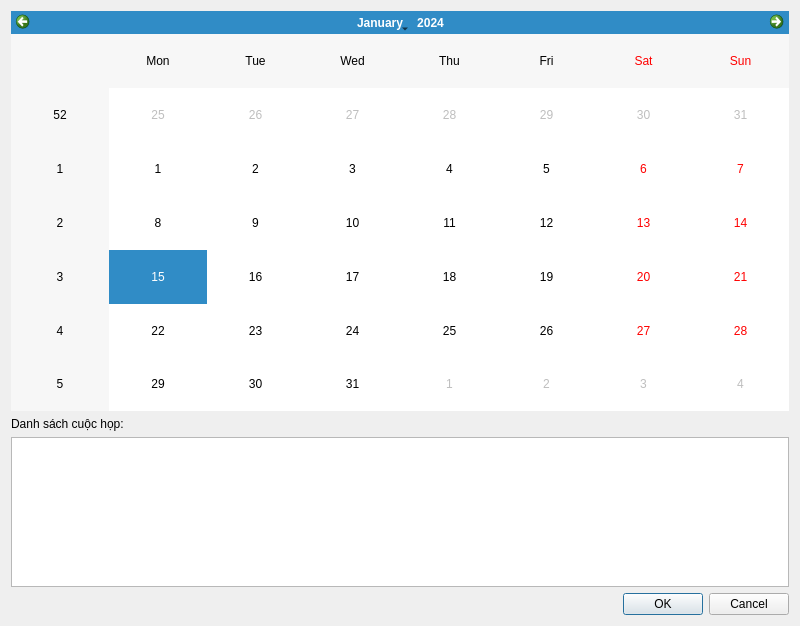
<?xml version="1.0" encoding="UTF-8"?>
<ui version="4.0">
 <class>ViewMeetingHistoryDialog</class>
 <widget class="QDialog" name="ViewMeetingHistoryDialog">
  <property name="geometry">
   <rect>
    <x>0</x>
    <y>0</y>
    <width>800</width>
    <height>600</height>
   </rect>
  </property>
  <property name="windowTitle">
   <string>Lịch họp của giáo viên</string>
  </property>
  <layout class="QVBoxLayout" name="verticalLayout">
   <item>
    <widget class="QCalendarWidget" name="calendarWidget">
     <property name="minimumSize">
      <size>
       <width>600</width>
       <height>400</height>
      </size>
     </property>
    </widget>
   </item>
   <item>
    <widget class="QLabel" name="label">
     <property name="text">
      <string>Danh sách cuộc họp:</string>
     </property>
    </widget>
   </item>
   <item>
    <widget class="QListWidget" name="meetingListWidget">
     <property name="minimumSize">
      <size>
       <width>0</width>
       <height>150</height>
      </size>
     </property>
    </widget>
   </item>
   <item>
    <widget class="QDialogButtonBox" name="buttonBox">
     <property name="standardButtons">
      <set>QDialogButtonBox::Cancel|QDialogButtonBox::Ok</set>
     </property>
    </widget>
   </item>
  </layout>
 </widget>
 <resources/>
 <connections/>
</ui>
